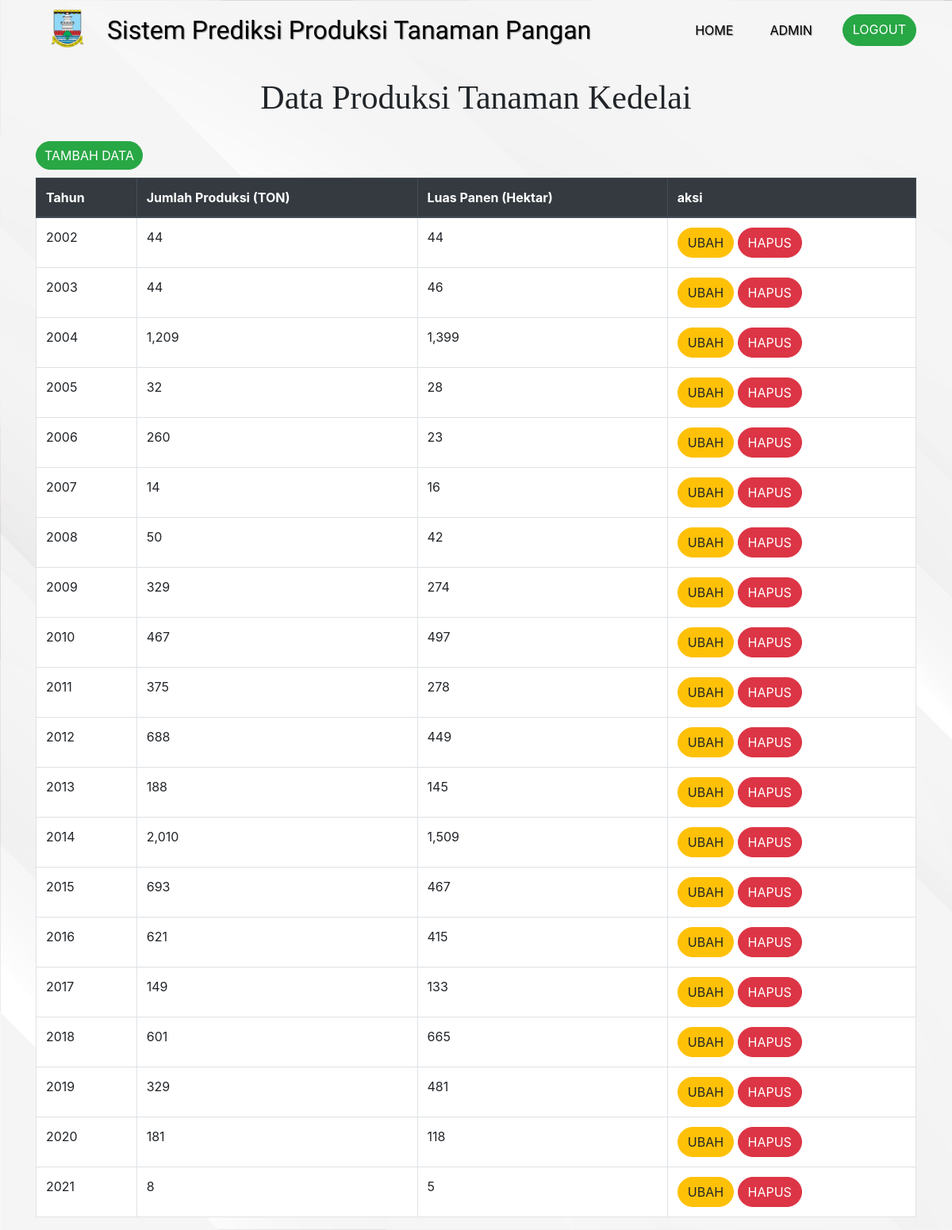
The app's page /admin/kedelai/kedelai.php (signed in) with its own data.
### tables this page shows
CREATE TABLE `kedelai` (
  `id_kedelai` int(11) NOT NULL,
  `tahun` int(50) NOT NULL,
  `produksi` int(200) NOT NULL,
  `LuasPanen` int(200) NOT NULL
);

### function/functions.php (called while the page is built, shortened)
<?php
$conn = mysqli_connect("localhost", "root", "", "prediksi2.0");
function query($query)
{
    global $conn;
    $result = mysqli_query($conn, $query);
    $rows = [];
    while ($row = mysqli_fetch_assoc($result)) {
        $rows[] = $row;
    }
    return $rows;
}

### admin/kedelai/kedelai.php (the view, shortened to what this page needs)
<?php
require '../../function/functions.php';
$data = query("SELECT * FROM kedelai ORDER BY tahun");
?>
<!doctype html>
<html lang="en">
<head>
    <link rel="stylesheet" href="../../bootstrap/css/bootstrap.min.css">
    <link rel="stylesheet" href="../css/data.css">
</head>
<body>
    <nav class="navbar navbar-expand-lg navbar-light">
        <div class="container">
            <img src="../../logodinaskabserang/Serang.png" alt="logo">
            <a class="navbar-brand" href="">Sistem Prediksi Produksi Tanaman Pangan</a>
            <div class="collapse navbar-collapse" id="navbarNavAltMarkup">
                <div class="navbar-nav ml-auto">
                    <a class="nav-item nav-link active" href="../admin-page.php">Home</a>
                    <a class="nav-item nav-link" href="../dataadmin.php">admin</a>
                    <a class="nav-item btn btn-success tombol" href="../logout.php">logout</a>
                </div>
            </div>
        </div>
    </nav>
    <div class="container">
        <h1 class="header">data produksi tanaman kedelai</h1>
        <a class="nav-item btn btn-success add" href="tambah.php">tambah data</a>
        <table class="table table-bordered">
            <thead class="thead-dark">
                <tr>
                    <th scope="col">Tahun</th>
                    <th scope="col">Jumlah Produksi (TON)</th>
                    <th scope="col">Luas Panen (Hektar)</th>
                    <th scope="col">aksi</th>
                </tr>
            </thead>
            <tbody>
                <?php foreach ($data as $dt) : ?>
                    <tr>
                        <td><?= $dt["tahun"]; ?></td>
                        <td><?= number_format($dt["produksi"]); ?></td>
                        <td><?= number_format($dt["LuasPanen"]); ?></td>
                        <td><a class="btn btn-warning admin" href="ubah.php?id=<?= $dt["id_kedelai"]; ?>">ubah</a>
                            <a class="btn btn-danger admin" href="hapus.php?id=<?= $dt["id_kedelai"]; ?>">hapus</a>
                        </td>
                    </tr>
                <?php endforeach; ?>
            </tbody>
        </table>
    </div>
</body>
</html>

### admin/css/data.css (style rules this page uses)
body { background-image: url(../background/bgpage.jpg); background-size: cover; }
.navbar { position: relative; z-index: 1; }
.navbar-brand { font-family: viga; font-size: 16px; }
.navbar img { width: 50px; position: relative; }
.navbar .nav-link { text-align: center; }
.table { background-color: white; }
.table td { word-wrap: break-word; }
.tombol { text-transform: uppercase; border-radius: 40px; }
.admin { text-transform: uppercase; border-radius: 40px; font-size: 16px; margin-top: 10px; }
.add { text-transform: uppercase; border-radius: 40px; font-size: 16px; margin-right: 10px; padding: 5px 10px; margin-top: 10px; margin-bottom: 10px; }
.header { font-size: 42px; margin-top: 20px; text-align: center; text-transform: capitalize; font-family: poppins; margin-bottom: 20px; }
@media (min-width: 992px) { .navbar { padding-bottom: 10px; } }
@media (min-width: 992px) { .navbar-brand { font-size: 32px; } }
@media (min-width: 992px) { .navbar-brand, .nav-link { color: rgb(0, 0, 0) !important; text-shadow: 1px 1px 1px rgba(105, 105, 105, 0.7); } }
@media (min-width: 992px) { .navbar img { width: 80px; position: relative; bottom: 2px; margin-right: 10px; } }
@media (min-width: 992px) { .nav-link { text-transform: uppercase; margin-right: 30px; } }
@media (min-width: 992px) { .admin { margin-top: 0 !important; } }

### records on screen
kedelai: tahun "2002", produksi "44", LuasPanen "44"
kedelai: tahun "2003", produksi "44", LuasPanen "46"
kedelai: tahun "2004", produksi "1,209", LuasPanen "1,399"
kedelai: tahun "2005", produksi "32", LuasPanen "28"
kedelai: tahun "2006", produksi "260", LuasPanen "23"
kedelai: tahun "2007", produksi "14", LuasPanen "16"
kedelai: tahun "2008", produksi "50", LuasPanen "42"
kedelai: tahun "2009", produksi "329", LuasPanen "274"
kedelai: tahun "2010", produksi "467", LuasPanen "497"
kedelai: tahun "2011", produksi "375", LuasPanen "278"
kedelai: tahun "2012", produksi "688", LuasPanen "449"
kedelai: tahun "2013", produksi "188", LuasPanen "145"
kedelai: tahun "2014", produksi "2,010", LuasPanen "1,509"
kedelai: tahun "2015", produksi "693", LuasPanen "467"
kedelai: tahun "2016", produksi "621", LuasPanen "415"
kedelai: tahun "2017", produksi "149", LuasPanen "133"
kedelai: tahun "2018", produksi "601", LuasPanen "665"
kedelai: tahun "2019", produksi "329", LuasPanen "481"
kedelai: tahun "2020", produksi "181", LuasPanen "118"
kedelai: tahun "2021", produksi "8", LuasPanen "5"
